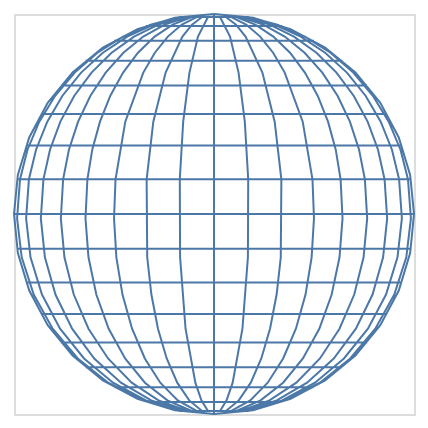

This figure's Vega-Lite source:
### Vega specification from a JSON file in a GitHub repository (floating-point values rounded to 4 significant figures)
{"$schema": "https://vega.github.io/schema/vega/v5.json", "autosize": "pad", "padding": 5, "width": 200, "height": 200, "style": "cell", "data": [{"name": "source_0", "transform": [{"type": "graticule"}]}], "projections": [{"name": "projection", "size": {"signal": "[width, height]"}, "fit": {"signal": "data('source_0')"}, "type": "orthographic"}], "marks": [{"name": "marks", "type": "shape", "style": ["geoshape"], "from": {"data": "source_0"}, "encode": {"update": {"fill": {"value": "transparent"}, "stroke": {"value": "#4c78a8"}}}, "transform": [{"type": "geoshape", "projection": "projection"}]}]}
